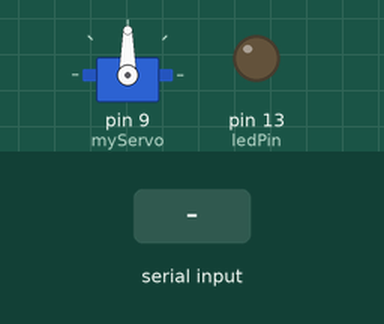
Simulated run of this sketch. Board: Arduino Uno, built with avr-gcc and run on an emulated ATmega328P. On the bench: servo, output pins drawn as LEDs (lit = HIGH). The inputs (shaded band) are chosen by the test bench.

Above: at 1.2 s.
1.3 s: "L" received over Serial
At 1.8 s:
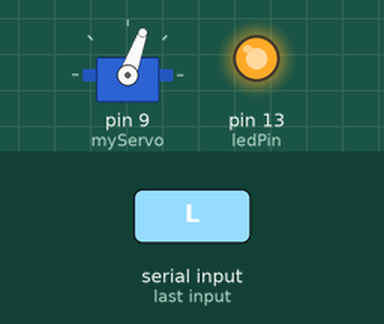
2.8 s: "R" received over Serial
At 4.0 s:
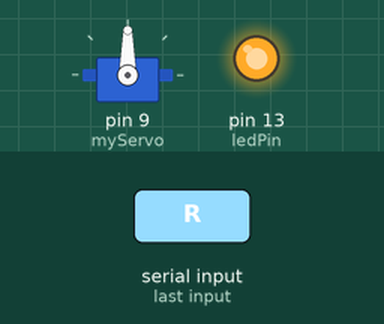
4.3 s: "R" received over Serial
At 5.3 s:
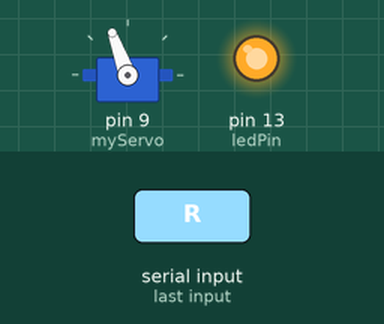
5.8 s: "O" received over Serial
At 6.4 s:
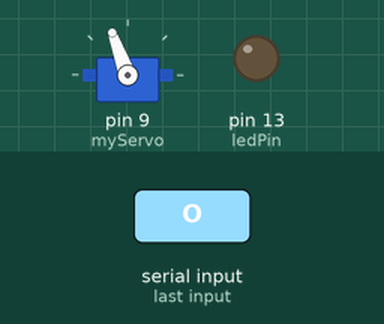
Timing chart, 0 to 8.3 s (numbered marks = the images above; inputs shaded):
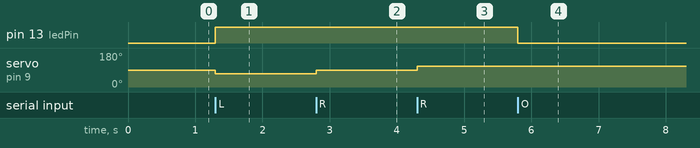

Measured:
- after the input at 1.3 s, pin 13 (ledPin): LOW → HIGH at once; servo on pin 9 (myServo): 90° → 70° at once
- after the input at 2.8 s, servo on pin 9 (myServo): 70° → 90° at once
- after the input at 4.3 s, servo on pin 9 (myServo): 90° → 110° at once
- after the input at 5.8 s, pin 13 (ledPin): HIGH → LOW at once

The sketch:

SerialServoControl.ino
```cpp
#include <Servo.h>

Servo myServo;  // Create a servo object
const int ledPin = 13;  // Pin where LED is connected (usually built-in on pin 13)
int servoPos = 90;
int speed = 20;

void setup() {
  Serial.begin(9600);   // Start serial communication
  pinMode(ledPin, OUTPUT);  // Set the LED pin as an output
  myServo.attach(9);  // Attach servo to pin 9
  myServo.write(servoPos);
}

void loop() {
  if (Serial.available() > 0) {
    char command = Serial.read();  // Read the serial data
    switch (command) {
      case 'L':  // Clockwise
        servoPos -= speed;
        digitalWrite(ledPin, HIGH);
        break;
      case 'R':  // Counterclockwise
        servoPos += speed;
        digitalWrite(ledPin, HIGH);
        break;
      case 'O':  // Stop
         // Neutral position to stop movement
        digitalWrite(ledPin, LOW);
        break;
    }
    if (servoPos > 180) {
      servoPos = 180;
    }
    if (servoPos < 0) {
      servoPos = 0;

    }
    myServo.write(servoPos);

  }
}
```
